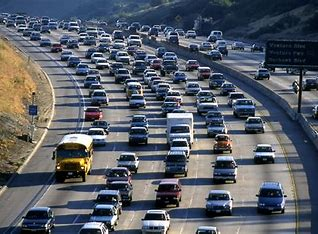
#> input picture download.jpg, 318 x 234 px, found by its file name
$ python 6_blur.py
#> lines starting #> are read from the running program, lines starting #| are printed output that depends on the picture
import cv2

img = cv2.imread("D:/OpenCV_Freecodecamp/Dimlight/download.jpg")
#> img is the input picture: shape (234, 318, 3); mean B, G, R 103.3, 94.1, 88.6

blur = cv2.blur(img,(5,5))
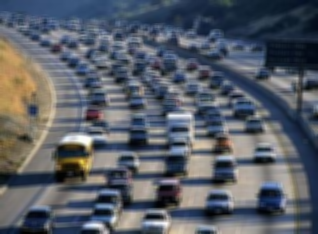
#> blur: shape (234, 318, 3); mean B, G, R 103.3, 94.1, 88.6
gaussian = cv2.GaussianBlur(img,(5,5),0)
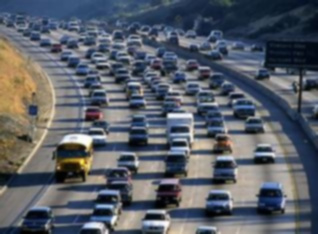
#> gaussian: shape (234, 318, 3); mean B, G, R 103.3, 94.1, 88.6

cv2.imshow("Original", img)
cv2.imshow("Average Blur", blur)
cv2.imshow("Gaussian Blur", gaussian)

cv2.waitKey(0)
cv2.destroyAllWindows()
